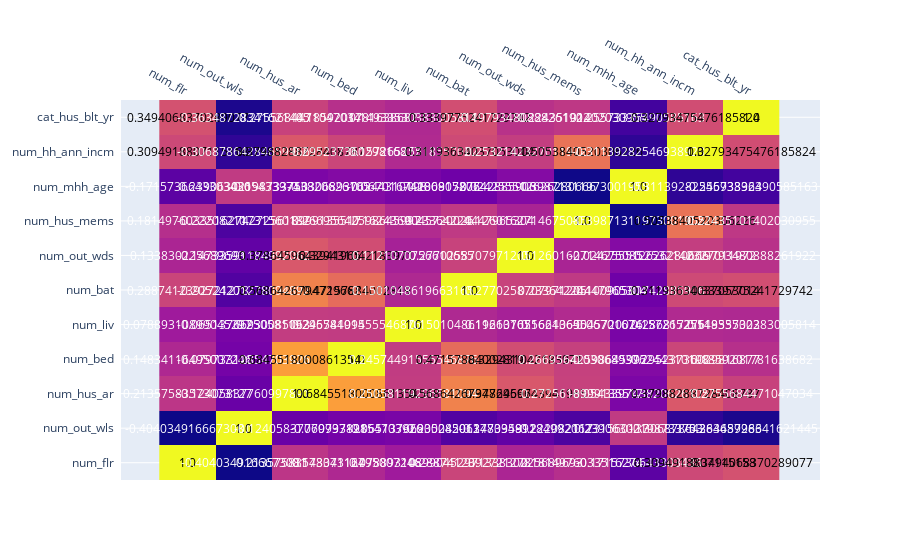

Source (notebook cell):
### Code cell
fig_heatmap = ff.create_annotated_heatmap(
    z= df_num_corr.to_numpy(),
    x= df_num_corr.columns.tolist(),
    y= df_num_corr.index.tolist()
)
   

fig_heatmap.show()

### Figure 1 — Plotly figure (JSON) as saved in the notebook; plotly's stock layout.template omitted (floating-point values rounded to 4 significant figures)
{"data": [{"colorscale": [[0, "#0d0887"], [0.1111, "#46039f"], [0.2222, "#7201a8"], [0.3333, "#9c179e"], [0.4444, "#bd3786"], [0.5556, "#d8576b"], [0.6667, "#ed7953"], [0.7778, "#fb9f3a"], [0.8889, "#fdca26"], [1, "#f0f921"]], "reversescale": false, "showscale": false, "type": "heatmap", "x": ["num_flr", "num_out_wls", "num_hus_ar", "num_bed", "num_liv", "num_bat", "num_out_wds", "num_hus_mems", "num_mhh_age", "num_hh_ann_incm", "cat_hus_blt_yr"], "y": ["num_flr", "num_out_wls", "num_hus_ar", "num_bed", "num_liv", "num_bat", "num_out_wds", "num_hus_mems", "num_mhh_age", "num_hh_ann_incm", "cat_hus_blt_yr"], "z": [[1, -0.404, 0.2136, 0.1483, 0.07889, 0.2887, 0.1338, 0.1815, -0.1716, 0.3095, 0.3494], [-0.404, 1, -0.1241, -0.07973, -0.06514, -0.2052, -0.1473, -0.2221, 0.2391, -0.3069, -0.3635], [0.2136, -0.1241, 1, 0.6846, 0.2506, 0.5686, 0.3786, 0.2726, -0.05434, 0.3799, 0.2756], [0.1483, -0.07973, 0.6846, 1, 0.2457, 0.4716, 0.3294, 0.267, -0.03069, 0.2952, 0.1859], [0.07889, -0.06514, 0.2506, 0.2457, 1, 0.1501, 0.1121, 0.1624, -0.06702, 0.1573, 0.1493], [0.2887, -0.2052, 0.5686, 0.4716, 0.1501, 1, 0.277, 0.2336, -0.1009, 0.3119, 0.334], [0.1338, -0.1473, 0.3786, 0.3294, 0.1121, 0.277, 1, 0.126, -0.02426, 0.2532, 0.1979], [0.1815, -0.2221, 0.2726, 0.267, 0.1624, 0.2336, 0.126, 1, -0.3987, 0.5054, 0.2244], [-0.1716, 0.2391, -0.05434, -0.03069, -0.06702, -0.1009, -0.02426, -0.3987, 1, -0.3114, -0.2557], [0.3095, -0.3069, 0.3799, 0.2952, 0.1573, 0.3119, 0.2532, 0.5054, -0.3114, 1, 0.3279], [0.3494, -0.3635, 0.2756, 0.1859, 0.1493, 0.334, 0.1979, 0.2244, -0.2557, 0.3279, 1]]}], "layout": {"annotations": [{"font": {"color": "#000000"}, "showarrow": false, "text": "1.0", "x": "num_flr", "xref": "x", "y": "num_flr", "yref": "y"}, {"font": {"color": "#FFFFFF"}, "showarrow": false, "text": "-0.4040349166673081", "x": "num_out_wls", "xref": "x", "y": "num_flr", "yref": "y"}, {"font": {"color": "#FFFFFF"}, "showarrow": false, "text": "0.21357583573073127", "x": "num_hus_ar", "xref": "x", "y": "num_flr", "yref": "y"}, {"font": {"color": "#FFFFFF"}, "showarrow": false, "text": "0.14834116495007246", "x": "num_bed", "xref": "x", "y": "num_flr", "yref": "y"}, {"font": {"color": "#FFFFFF"}, "showarrow": false, "text": "0.07889310899045297", "x": "num_liv", "xref": "x", "y": "num_flr", "yref": "y"}, {"font": {"color": "#FFFFFF"}, "showarrow": false, "text": "0.2887412392721278", "x": "num_bat", "xref": "x", "y": "num_flr", "yref": "y"}, {"font": {"color": "#FFFFFF"}, "showarrow": false, "text": "0.133830225689693", "x": "num_out_wds", "xref": "x", "y": "num_flr", "yref": "y"}, {"font": {"color": "#FFFFFF"}, "showarrow": false, "text": "0.1814976033516274", "x": "num_hus_mems", "xref": "x", "y": "num_flr", "yref": "y"}, {"font": {"color": "#FFFFFF"}, "showarrow": false, "text": "-0.1715736643303436", "x": "num_mhh_age", "xref": "x", "y": "num_flr", "yref": "y"}, {"font": {"color": "#000000"}, "showarrow": false, "text": "0.3094918807115158", "x": "num_hh_ann_incm", "xref": "x", "y": "num_flr", "yref": "y"}, {"font": {"color": "#000000"}, "showarrow": false, "text": "0.3494068370289077", "x": "cat_hus_blt_yr", "xref": "x", "y": "num_flr", "yref": "y"}, {"font": {"color": "#FFFFFF"}, "showarrow": false, "text": "-0.4040349166673081", "x": "num_flr", "xref": "x", "y": "num_out_wls", "yref": "y"}, {"font": {"color": "#000000"}, "showarrow": false, "text": "1.0", "x": "num_out_wls", "xref": "x", "y": "num_out_wls", "yref": "y"}, {"font": {"color": "#FFFFFF"}, "showarrow": false, "text": "-0.12405837760997891", "x": "num_hus_ar", "xref": "x", "y": "num_out_wls", "yref": "y"}, {"font": {"color": "#FFFFFF"}, "showarrow": false, "text": "-0.07973312854703926", "x": "num_bed", "xref": "x", "y": "num_out_wls", "yref": "y"}, {"font": {"color": "#FFFFFF"}, "showarrow": false, "text": "-0.06513766930085063", "x": "num_liv", "xref": "x", "y": "num_out_wls", "yref": "y"}, {"font": {"color": "#FFFFFF"}, "showarrow": false, "text": "-0.20524201278094892", "x": "num_bat", "xref": "x", "y": "num_out_wls", "yref": "y"}, {"font": {"color": "#FFFFFF"}, "showarrow": false, "text": "-0.14733591184992062", "x": "num_out_wds", "xref": "x", "y": "num_out_wls", "yref": "y"}, {"font": {"color": "#FFFFFF"}, "showarrow": false, "text": "-0.22208211731560137", "x": "num_hus_mems", "xref": "x", "y": "num_out_wls", "yref": "y"}, {"font": {"color": "#FFFFFF"}, "showarrow": false, "text": "0.23906302198733753", "x": "num_mhh_age", "xref": "x", "y": "num_out_wls", "yref": "y"}, {"font": {"color": "#FFFFFF"}, "showarrow": false, "text": "-0.30687864284659966", "x": "num_hh_ann_incm", "xref": "x", "y": "num_out_wls", "yref": "y"}, {"font": {"color": "#FFFFFF"}, "showarrow": false, "text": "-0.36348728341621445", "x": "cat_hus_blt_yr", "xref": "x", "y": "num_out_wls", "yref": "y"}, {"font": {"color": "#FFFFFF"}, "showarrow": false, "text": "0.21357583573073127", "x": "num_flr", "xref": "x", "y": "num_hus_ar", "yref": "y"}, {"font": {"color": "#FFFFFF"}, "showarrow": false, "text": "-0.12405837760997891", "x": "num_out_wls", "xref": "x", "y": "num_hus_ar", "yref": "y"}, {"font": {"color": "#000000"}, "showarrow": false, "text": "1.0", "x": "num_hus_ar", "xref": "x", "y": "num_hus_ar", "yref": "y"}, {"font": {"color": "#000000"}, "showarrow": false, "text": "0.6845518000861354", "x": "num_bed", "xref": "x", "y": "num_hus_ar", "yref": "y"}, {"font": {"color": "#FFFFFF"}, "showarrow": false, "text": "0.25058119296581094", "x": "num_liv", "xref": "x", "y": "num_hus_ar", "yref": "y"}, {"font": {"color": "#000000"}, "showarrow": false, "text": "0.5686426794729667", "x": "num_bat", "xref": "x", "y": "num_hus_ar", "yref": "y"}, {"font": {"color": "#000000"}, "showarrow": false, "text": "0.3786459643941965", "x": "num_out_wds", "xref": "x", "y": "num_hus_ar", "yref": "y"}, {"font": {"color": "#FFFFFF"}, "showarrow": false, "text": "0.2725618999135517", "x": "num_hus_mems", "xref": "x", "y": "num_hus_ar", "yref": "y"}, {"font": {"color": "#FFFFFF"}, "showarrow": false, "text": "-0.054339743820626105", "x": "num_mhh_age", "xref": "x", "y": "num_hus_ar", "yref": "y"}, {"font": {"color": "#000000"}, "showarrow": false, "text": "0.37988288728408787", "x": "num_hh_ann_incm", "xref": "x", "y": "num_hus_ar", "yref": "y"}, {"font": {"color": "#FFFFFF"}, "showarrow": false, "text": "0.2755684471047034", "x": "cat_hus_blt_yr", "xref": "x", "y": "num_hus_ar", "yref": "y"}, {"font": {"color": "#FFFFFF"}, "showarrow": false, "text": "0.14834116495007246", "x": "num_flr", "xref": "x", "y": "num_bed", "yref": "y"}, {"font": {"color": "#FFFFFF"}, "showarrow": false, "text": "-0.07973312854703926", "x": "num_out_wls", "xref": "x", "y": "num_bed", "yref": "y"}, {"font": {"color": "#000000"}, "showarrow": false, "text": "0.6845518000861354", "x": "num_hus_ar", "xref": "x", "y": "num_bed", "yref": "y"}, {"font": {"color": "#000000"}, "showarrow": false, "text": "1.0", "x": "num_bed", "xref": "x", "y": "num_bed", "yref": "y"}, {"font": {"color": "#FFFFFF"}, "showarrow": false, "text": "0.24574491555546876", "x": "num_liv", "xref": "x", "y": "num_bed", "yref": "y"}, {"font": {"color": "#000000"}, "showarrow": false, "text": "0.47157884002819", "x": "num_bat", "xref": "x", "y": "num_bed", "yref": "y"}, {"font": {"color": "#000000"}, "showarrow": false, "text": "0.329431042183971", "x": "num_out_wds", "xref": "x", "y": "num_bed", "yref": "y"}, {"font": {"color": "#FFFFFF"}, "showarrow": false, "text": "0.26695642598645997", "x": "num_hus_mems", "xref": "x", "y": "num_bed", "yref": "y"}, {"font": {"color": "#FFFFFF"}, "showarrow": false, "text": "-0.030689376244310198", "x": "num_mhh_age", "xref": "x", "y": "num_bed", "yref": "y"}, {"font": {"color": "#FFFFFF"}, "showarrow": false, "text": "0.29523736029816877", "x": "num_hh_ann_incm", "xref": "x", "y": "num_bed", "yref": "y"}, {"font": {"color": "#FFFFFF"}, "showarrow": false, "text": "0.1859201781638682", "x": "cat_hus_blt_yr", "xref": "x", "y": "num_bed", "yref": "y"}, {"font": {"color": "#FFFFFF"}, "showarrow": false, "text": "0.07889310899045297", "x": "num_flr", "xref": "x", "y": "num_liv", "yref": "y"}, {"font": {"color": "#FFFFFF"}, "showarrow": false, "text": "-0.06513766930085063", "x": "num_out_wls", "xref": "x", "y": "num_liv", "yref": "y"}, {"font": {"color": "#FFFFFF"}, "showarrow": false, "text": "0.25058119296581094", "x": "num_hus_ar", "xref": "x", "y": "num_liv", "yref": "y"}, {"font": {"color": "#FFFFFF"}, "showarrow": false, "text": "0.24574491555546876", "x": "num_bed", "xref": "x", "y": "num_liv", "yref": "y"}, {"font": {"color": "#000000"}, "showarrow": false, "text": "1.0", "x": "num_liv", "xref": "x", "y": "num_liv", "yref": "y"}, {"font": {"color": "#FFFFFF"}, "showarrow": false, "text": "0.1501048619663165", "x": "num_bat", "xref": "x", "y": "num_liv", "yref": "y"}, {"font": {"color": "#FFFFFF"}, "showarrow": false, "text": "0.1121070756610655", "x": "num_out_wds", "xref": "x", "y": "num_liv", "yref": "y"}, {"font": {"color": "#FFFFFF"}, "showarrow": false, "text": "0.1624369045720026", "x": "num_hus_mems", "xref": "x", "y": "num_liv", "yref": "y"}, {"font": {"color": "#FFFFFF"}, "showarrow": false, "text": "-0.06701674286817276", "x": "num_mhh_age", "xref": "x", "y": "num_liv", "yref": "y"}, {"font": {"color": "#FFFFFF"}, "showarrow": false, "text": "0.15726525518557022", "x": "num_hh_ann_incm", "xref": "x", "y": "num_liv", "yref": "y"}, {"font": {"color": "#FFFFFF"}, "showarrow": false, "text": "0.14933530383005814", "x": "cat_hus_blt_yr", "xref": "x", "y": "num_liv", "yref": "y"}, {"font": {"color": "#FFFFFF"}, "showarrow": false, "text": "0.2887412392721278", "x": "num_flr", "xref": "x", "y": "num_bat", "yref": "y"}, {"font": {"color": "#FFFFFF"}, "showarrow": false, "text": "-0.20524201278094892", "x": "num_out_wls", "xref": "x", "y": "num_bat", "yref": "y"}, {"font": {"color": "#000000"}, "showarrow": false, "text": "0.5686426794729667", "x": "num_hus_ar", "xref": "x", "y": "num_bat", "yref": "y"}, {"font": {"color": "#000000"}, "showarrow": false, "text": "0.47157884002819", "x": "num_bed", "xref": "x", "y": "num_bat", "yref": "y"}, {"font": {"color": "#FFFFFF"}, "showarrow": false, "text": "0.1501048619663165", "x": "num_liv", "xref": "x", "y": "num_bat", "yref": "y"}, {"font": {"color": "#000000"}, "showarrow": false, "text": "1.0", "x": "num_bat", "xref": "x", "y": "num_bat", "yref": "y"}, {"font": {"color": "#FFFFFF"}, "showarrow": false, "text": "0.2770258707971205", "x": "num_out_wds", "xref": "x", "y": "num_bat", "yref": "y"}, {"font": {"color": "#FFFFFF"}, "showarrow": false, "text": "0.23364224447965304", "x": "num_hus_mems", "xref": "x", "y": "num_bat", "yref": "y"}, {"font": {"color": "#FFFFFF"}, "showarrow": false, "text": "-0.10090580742885906", "x": "num_mhh_age", "xref": "x", "y": "num_bat", "yref": "y"}, {"font": {"color": "#000000"}, "showarrow": false, "text": "0.31193634037053014", "x": "num_hh_ann_incm", "xref": "x", "y": "num_bat", "yref": "y"}, {"font": {"color": "#000000"}, "showarrow": false, "text": "0.3339775241729742", "x": "cat_hus_blt_yr", "xref": "x", "y": "num_bat", "yref": "y"}, {"font": {"color": "#FFFFFF"}, "showarrow": false, "text": "0.133830225689693", "x": "num_flr", "xref": "x", "y": "num_out_wds", "yref": "y"}, {"font": {"color": "#FFFFFF"}, "showarrow": false, "text": "-0.14733591184992062", "x": "num_out_wls", "xref": "x", "y": "num_out_wds", "yref": "y"}, {"font": {"color": "#000000"}, "showarrow": false, "text": "0.3786459643941965", "x": "num_hus_ar", "xref": "x", "y": "num_out_wds", "yref": "y"}, {"font": {"color": "#000000"}, "showarrow": false, "text": "0.329431042183971", "x": "num_bed", "xref": "x", "y": "num_out_wds", "yref": "y"}, {"font": {"color": "#FFFFFF"}, "showarrow": false, "text": "0.1121070756610655", "x": "num_liv", "xref": "x", "y": "num_out_wds", "yref": "y"}, {"font": {"color": "#FFFFFF"}, "showarrow": false, "text": "0.2770258707971205", "x": "num_bat", "xref": "x", "y": "num_out_wds", "yref": "y"}, {"font": {"color": "#000000"}, "showarrow": false, "text": "1.0", "x": "num_out_wds", "xref": "x", "y": "num_out_wds", "yref": "y"}, {"font": {"color": "#FFFFFF"}, "showarrow": false, "text": "0.1260162714675085", "x": "num_hus_mems", "xref": "x", "y": "num_out_wds", "yref": "y"}, {"font": {"color": "#FFFFFF"}, "showarrow": false, "text": "-0.024255512626280666", "x": "num_mhh_age", "xref": "x", "y": "num_out_wds", "yref": "y"}, {"font": {"color": "#FFFFFF"}, "showarrow": false, "text": "0.2532142327011972", "x": "num_hh_ann_incm", "xref": "x", "y": "num_out_wds", "yref": "y"}, {"font": {"color": "#FFFFFF"}, "showarrow": false, "text": "0.19793480888261922", "x": "cat_hus_blt_yr", "xref": "x", "y": "num_out_wds", "yref": "y"}, {"font": {"color": "#FFFFFF"}, "showarrow": false, "text": "0.1814976033516274", "x": "num_flr", "xref": "x", "y": "num_hus_mems", "yref": "y"}, {"font": {"color": "#FFFFFF"}, "showarrow": false, "text": "-0.22208211731560137", "x": "num_out_wls", "xref": "x", "y": "num_hus_mems", "yref": "y"}, {"font": {"color": "#FFFFFF"}, "showarrow": false, "text": "0.2725618999135517", "x": "num_hus_ar", "xref": "x", "y": "num_hus_mems", "yref": "y"}, {"font": {"color": "#FFFFFF"}, "showarrow": false, "text": "0.26695642598645997", "x": "num_bed", "xref": "x", "y": "num_hus_mems", "yref": "y"}, {"font": {"color": "#FFFFFF"}, "showarrow": false, "text": "0.1624369045720026", "x": "num_liv", "xref": "x", "y": "num_hus_mems", "yref": "y"}, {"font": {"color": "#FFFFFF"}, "showarrow": false, "text": "0.23364224447965304", "x": "num_bat", "xref": "x", "y": "num_hus_mems", "yref": "y"}, {"font": {"color": "#FFFFFF"}, "showarrow": false, "text": "0.1260162714675085", "x": "num_out_wds", "xref": "x", "y": "num_hus_mems", "yref": "y"}, {"font": {"color": "#000000"}, "showarrow": false, "text": "1.0", "x": "num_hus_mems", "xref": "x", "y": "num_hus_mems", "yref": "y"}, {"font": {"color": "#FFFFFF"}, "showarrow": false, "text": "-0.39871311973001955", "x": "num_mhh_age", "xref": "x", "y": "num_hus_mems", "yref": "y"}, {"font": {"color": "#000000"}, "showarrow": false, "text": "0.5053840520306226", "x": "num_hh_ann_incm", "xref": "x", "y": "num_hus_mems", "yref": "y"}, {"font": {"color": "#FFFFFF"}, "showarrow": false, "text": "0.22435101402030955", "x": "cat_hus_blt_yr", "xref": "x", "y": "num_hus_mems", "yref": "y"}, {"font": {"color": "#FFFFFF"}, "showarrow": false, "text": "-0.1715736643303436", "x": "num_flr", "xref": "x", "y": "num_mhh_age", "yref": "y"}, {"font": {"color": "#FFFFFF"}, "showarrow": false, "text": "0.23906302198733753", "x": "num_out_wls", "xref": "x", "y": "num_mhh_age", "yref": "y"}, {"font": {"color": "#FFFFFF"}, "showarrow": false, "text": "-0.054339743820626105", "x": "num_hus_ar", "xref": "x", "y": "num_mhh_age", "yref": "y"}, {"font": {"color": "#FFFFFF"}, "showarrow": false, "text": "-0.030689376244310198", "x": "num_bed", "xref": "x", "y": "num_mhh_age", "yref": "y"}, {"font": {"color": "#FFFFFF"}, "showarrow": false, "text": "-0.06701674286817276", "x": "num_liv", "xref": "x", "y": "num_mhh_age", "yref": "y"}, {"font": {"color": "#FFFFFF"}, "showarrow": false, "text": "-0.10090580742885906", "x": "num_bat", "xref": "x", "y": "num_mhh_age", "yref": "y"}, {"font": {"color": "#FFFFFF"}, "showarrow": false, "text": "-0.024255512626280666", "x": "num_out_wds", "xref": "x", "y": "num_mhh_age", "yref": "y"}, {"font": {"color": "#FFFFFF"}, "showarrow": false, "text": "-0.39871311973001955", "x": "num_hus_mems", "xref": "x", "y": "num_mhh_age", "yref": "y"}, {"font": {"color": "#000000"}, "showarrow": false, "text": "1.0", "x": "num_mhh_age", "xref": "x", "y": "num_mhh_age", "yref": "y"}, {"font": {"color": "#FFFFFF"}, "showarrow": false, "text": "-0.31139282546938923", "x": "num_hh_ann_incm", "xref": "x", "y": "num_mhh_age", "yref": "y"}, {"font": {"color": "#FFFFFF"}, "showarrow": false, "text": "-0.25573336490585163", "x": "cat_hus_blt_yr", "xref": "x", "y": "num_mhh_age", "yref": "y"}, {"font": {"color": "#000000"}, "showarrow": false, "text": "0.3094918807115158", "x": "num_flr", "xref": "x", "y": "num_hh_ann_incm", "yref": "y"}, {"font": {"color": "#FFFFFF"}, "showarrow": false, "text": "-0.30687864284659966", "x": "num_out_wls", "xref": "x", "y": "num_hh_ann_incm", "yref": "y"}, {"font": {"color": "#000000"}, "showarrow": false, "text": "0.37988288728408787", "x": "num_hus_ar", "xref": "x", "y": "num_hh_ann_incm", "yref": "y"}, {"font": {"color": "#FFFFFF"}, "showarrow": false, "text": "0.29523736029816877", "x": "num_bed", "xref": "x", "y": "num_hh_ann_incm", "yref": "y"}, {"font": {"color": "#FFFFFF"}, "showarrow": false, "text": "0.15726525518557022", "x": "num_liv", "xref": "x", "y": "num_hh_ann_incm", "yref": "y"}, {"font": {"color": "#000000"}, "showarrow": false, "text": "0.31193634037053014", "x": "num_bat", "xref": "x", "y": "num_hh_ann_incm", "yref": "y"}, {"font": {"color": "#FFFFFF"}, "showarrow": false, "text": "0.2532142327011972", "x": "num_out_wds", "xref": "x", "y": "num_hh_ann_incm", "yref": "y"}, {"font": {"color": "#000000"}, "showarrow": false, "text": "0.5053840520306226", "x": "num_hus_mems", "xref": "x", "y": "num_hh_ann_incm", "yref": "y"}, {"font": {"color": "#FFFFFF"}, "showarrow": false, "text": "-0.31139282546938923", "x": "num_mhh_age", "xref": "x", "y": "num_hh_ann_incm", "yref": "y"}, {"font": {"color": "#000000"}, "showarrow": false, "text": "1.0", "x": "num_hh_ann_incm", "xref": "x", "y": "num_hh_ann_incm", "yref": "y"}, {"font": {"color": "#000000"}, "showarrow": false, "text": "0.32793475476185824", "x": "cat_hus_blt_yr", "xref": "x", "y": "num_hh_ann_incm", "yref": "y"}, {"font": {"color": "#000000"}, "showarrow": false, "text": "0.3494068370289077", "x": "num_flr", "xref": "x", "y": "cat_hus_blt_yr", "yref": "y"}, {"font": {"color": "#FFFFFF"}, "showarrow": false, "text": "-0.36348728341621445", "x": "num_out_wls", "xref": "x", "y": "cat_hus_blt_yr", "yref": "y"}, {"font": {"color": "#FFFFFF"}, "showarrow": false, "text": "0.2755684471047034", "x": "num_hus_ar", "xref": "x", "y": "cat_hus_blt_yr", "yref": "y"}, {"font": {"color": "#FFFFFF"}, "showarrow": false, "text": "0.1859201781638682", "x": "num_bed", "xref": "x", "y": "cat_hus_blt_yr", "yref": "y"}, {"font": {"color": "#FFFFFF"}, "showarrow": false, "text": "0.14933530383005814", "x": "num_liv", "xref": "x", "y": "cat_hus_blt_yr", "yref": "y"}, {"font": {"color": "#000000"}, "showarrow": false, "text": "0.3339775241729742", "x": "num_bat", "xref": "x", "y": "cat_hus_blt_yr", "yref": "y"}, {"font": {"color": "#FFFFFF"}, "showarrow": false, "text": "0.19793480888261922", "x": "num_out_wds", "xref": "x", "y": "cat_hus_blt_yr", "yref": "y"}, {"font": {"color": "#FFFFFF"}, "showarrow": false, "text": "0.22435101402030955", "x": "num_hus_mems", "xref": "x", "y": "cat_hus_blt_yr", "yref": "y"}, {"font": {"color": "#FFFFFF"}, "showarrow": false, "text": "-0.25573336490585163", "x": "num_mhh_age", "xref": "x", "y": "cat_hus_blt_yr", "yref": "y"}, {"font": {"color": "#000000"}, "showarrow": false, "text": "0.32793475476185824", "x": "num_hh_ann_incm", "xref": "x", "y": "cat_hus_blt_yr", "yref": "y"}, {"font": {"color": "#000000"}, "showarrow": false, "text": "1.0", "x": "cat_hus_blt_yr", "xref": "x", "y": "cat_hus_blt_yr", "yref": "y"}], "xaxis": {"dtick": 1, "gridcolor": "rgb(0, 0, 0)", "side": "top", "ticks": ""}, "yaxis": {"dtick": 1, "ticks": "", "ticksuffix": "  "}}}
